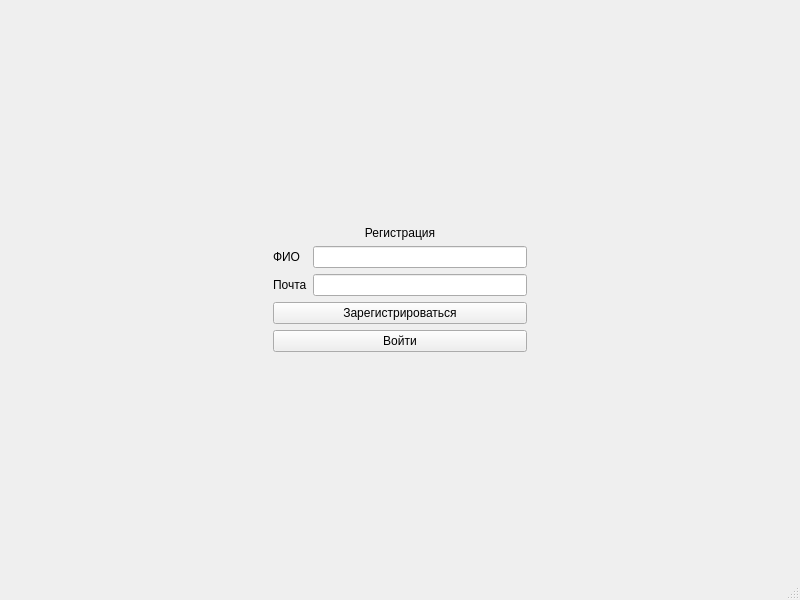
<?xml version="1.0" encoding="UTF-8"?>
<ui version="4.0">
 <class>MainWindow</class>
 <widget class="QMainWindow" name="MainWindow">
  <property name="geometry">
   <rect>
    <x>0</x>
    <y>0</y>
    <width>800</width>
    <height>600</height>
   </rect>
  </property>
  <property name="windowTitle">
   <string>MainWindow</string>
  </property>
  <widget class="QWidget" name="centralwidget">
   <layout class="QVBoxLayout" name="verticalLayout">
    <item>
     <widget class="QStackedWidget" name="stackedWidget">
      <property name="toolTip">
       <string/>
      </property>
      <widget class="QWidget" name="registration">
       <layout class="QHBoxLayout" name="horizontalLayout">
        <item>
         <spacer name="horizontalSpacer">
          <property name="orientation">
           <enum>Qt::Horizontal</enum>
          </property>
          <property name="sizeHint" stdset="0">
           <size>
            <width>40</width>
            <height>20</height>
           </size>
          </property>
         </spacer>
        </item>
        <item>
         <layout class="QVBoxLayout" name="verticalLayout_2">
          <item>
           <spacer name="verticalSpacer">
            <property name="orientation">
             <enum>Qt::Vertical</enum>
            </property>
            <property name="sizeHint" stdset="0">
             <size>
              <width>20</width>
              <height>40</height>
             </size>
            </property>
           </spacer>
          </item>
          <item>
           <widget class="QLabel" name="label">
            <property name="text">
             <string>Регистрация</string>
            </property>
            <property name="alignment">
             <set>Qt::AlignCenter</set>
            </property>
           </widget>
          </item>
          <item>
           <layout class="QGridLayout" name="gridLayout">
            <item row="0" column="0">
             <widget class="QLabel" name="label_2">
              <property name="text">
               <string>ФИО</string>
              </property>
             </widget>
            </item>
            <item row="0" column="1">
             <widget class="QLineEdit" name="fio">
              <property name="toolTip">
               <string comment="Формат: Иванов И.И." extracomment="Формат: Иванов И.И.">&lt;html&gt;&lt;head/&gt;&lt;body&gt;&lt;p&gt;Формат: Иванов И.И.&lt;/p&gt;&lt;/body&gt;&lt;/html&gt;</string>
              </property>
             </widget>
            </item>
            <item row="1" column="0">
             <widget class="QLabel" name="label_3">
              <property name="text">
               <string>Почта</string>
              </property>
             </widget>
            </item>
            <item row="1" column="1">
             <widget class="QLineEdit" name="email"/>
            </item>
           </layout>
          </item>
          <item>
           <widget class="QPushButton" name="register_2">
            <property name="text">
             <string>Зарегистрироваться</string>
            </property>
           </widget>
          </item>
          <item>
           <widget class="QPushButton" name="to_login">
            <property name="text">
             <string>Войти</string>
            </property>
           </widget>
          </item>
          <item>
           <spacer name="verticalSpacer_2">
            <property name="orientation">
             <enum>Qt::Vertical</enum>
            </property>
            <property name="sizeHint" stdset="0">
             <size>
              <width>20</width>
              <height>40</height>
             </size>
            </property>
           </spacer>
          </item>
         </layout>
        </item>
        <item>
         <spacer name="horizontalSpacer_2">
          <property name="orientation">
           <enum>Qt::Horizontal</enum>
          </property>
          <property name="sizeHint" stdset="0">
           <size>
            <width>40</width>
            <height>20</height>
           </size>
          </property>
         </spacer>
        </item>
       </layout>
      </widget>
      <widget class="QWidget" name="login">
       <layout class="QHBoxLayout" name="horizontalLayout_2">
        <item>
         <spacer name="horizontalSpacer_3">
          <property name="orientation">
           <enum>Qt::Horizontal</enum>
          </property>
          <property name="sizeHint" stdset="0">
           <size>
            <width>40</width>
            <height>20</height>
           </size>
          </property>
         </spacer>
        </item>
        <item>
         <layout class="QVBoxLayout" name="verticalLayout_3">
          <item>
           <spacer name="verticalSpacer_4">
            <property name="orientation">
             <enum>Qt::Vertical</enum>
            </property>
            <property name="sizeHint" stdset="0">
             <size>
              <width>20</width>
              <height>40</height>
             </size>
            </property>
           </spacer>
          </item>
          <item>
           <widget class="QLabel" name="label_4">
            <property name="text">
             <string>Вход</string>
            </property>
            <property name="alignment">
             <set>Qt::AlignCenter</set>
            </property>
           </widget>
          </item>
          <item>
           <layout class="QGridLayout" name="gridLayout_2">
            <item row="0" column="0">
             <widget class="QLabel" name="label_5">
              <property name="text">
               <string>Почта</string>
              </property>
             </widget>
            </item>
            <item row="0" column="1">
             <widget class="QLineEdit" name="login_email"/>
            </item>
            <item row="1" column="0">
             <widget class="QLabel" name="label_6">
              <property name="text">
               <string>Пароль</string>
              </property>
             </widget>
            </item>
            <item row="1" column="1">
             <widget class="QLineEdit" name="login_password"/>
            </item>
           </layout>
          </item>
          <item>
           <widget class="QPushButton" name="login_2">
            <property name="text">
             <string>Войти</string>
            </property>
           </widget>
          </item>
          <item>
           <widget class="QPushButton" name="to_registration">
            <property name="text">
             <string>Зарегистрироваться</string>
            </property>
           </widget>
          </item>
          <item>
           <spacer name="verticalSpacer_3">
            <property name="orientation">
             <enum>Qt::Vertical</enum>
            </property>
            <property name="sizeHint" stdset="0">
             <size>
              <width>20</width>
              <height>40</height>
             </size>
            </property>
           </spacer>
          </item>
         </layout>
        </item>
        <item>
         <spacer name="horizontalSpacer_4">
          <property name="orientation">
           <enum>Qt::Horizontal</enum>
          </property>
          <property name="sizeHint" stdset="0">
           <size>
            <width>40</width>
            <height>20</height>
           </size>
          </property>
         </spacer>
        </item>
       </layout>
      </widget>
      <widget class="QWidget" name="user">
       <layout class="QHBoxLayout" name="horizontalLayout_3">
        <item>
         <widget class="QLabel" name="label_7">
          <property name="font">
           <font>
            <pointsize>14</pointsize>
           </font>
          </property>
          <property name="text">
           <string>Вы вошли / зарегистрировались</string>
          </property>
          <property name="alignment">
           <set>Qt::AlignCenter</set>
          </property>
         </widget>
        </item>
       </layout>
      </widget>
      <widget class="QWidget" name="admin">
       <layout class="QHBoxLayout" name="horizontalLayout_5">
        <item>
         <layout class="QVBoxLayout" name="verticalLayout_5">
          <item>
           <widget class="QListWidget" name="listWidget"/>
          </item>
          <item>
           <layout class="QHBoxLayout" name="horizontalLayout_4">
            <item>
             <widget class="QPushButton" name="edit">
              <property name="enabled">
               <bool>false</bool>
              </property>
              <property name="text">
               <string>Изменить</string>
              </property>
             </widget>
            </item>
            <item>
             <widget class="QPushButton" name="del">
              <property name="enabled">
               <bool>false</bool>
              </property>
              <property name="text">
               <string>Удалить</string>
              </property>
             </widget>
            </item>
           </layout>
          </item>
         </layout>
        </item>
        <item>
         <layout class="QVBoxLayout" name="verticalLayout_4">
          <item>
           <spacer name="verticalSpacer_5">
            <property name="orientation">
             <enum>Qt::Vertical</enum>
            </property>
            <property name="sizeHint" stdset="0">
             <size>
              <width>20</width>
              <height>40</height>
             </size>
            </property>
           </spacer>
          </item>
          <item>
           <layout class="QFormLayout" name="formLayout">
            <item row="0" column="0">
             <widget class="QLabel" name="label_8">
              <property name="text">
               <string>Имя:</string>
              </property>
             </widget>
            </item>
            <item row="0" column="1">
             <widget class="QLineEdit" name="edit_name">
              <property name="enabled">
               <bool>false</bool>
              </property>
             </widget>
            </item>
            <item row="1" column="0">
             <widget class="QLabel" name="label_9">
              <property name="text">
               <string>Почта</string>
              </property>
             </widget>
            </item>
            <item row="1" column="1">
             <widget class="QLineEdit" name="edit_email">
              <property name="enabled">
               <bool>false</bool>
              </property>
             </widget>
            </item>
            <item row="2" column="0">
             <widget class="QLabel" name="label_10">
              <property name="text">
               <string>Пароль</string>
              </property>
             </widget>
            </item>
            <item row="2" column="1">
             <widget class="QLineEdit" name="edit_passw">
              <property name="enabled">
               <bool>false</bool>
              </property>
             </widget>
            </item>
           </layout>
          </item>
          <item>
           <widget class="QPushButton" name="save">
            <property name="enabled">
             <bool>false</bool>
            </property>
            <property name="text">
             <string>Сохранить</string>
            </property>
           </widget>
          </item>
          <item>
           <spacer name="verticalSpacer_6">
            <property name="orientation">
             <enum>Qt::Vertical</enum>
            </property>
            <property name="sizeHint" stdset="0">
             <size>
              <width>20</width>
              <height>40</height>
             </size>
            </property>
           </spacer>
          </item>
         </layout>
        </item>
       </layout>
      </widget>
     </widget>
    </item>
   </layout>
  </widget>
  <widget class="QMenuBar" name="menubar">
   <property name="geometry">
    <rect>
     <x>0</x>
     <y>0</y>
     <width>800</width>
     <height>21</height>
    </rect>
   </property>
  </widget>
  <widget class="QStatusBar" name="statusbar"/>
 </widget>
 <resources/>
 <connections/>
</ui>
